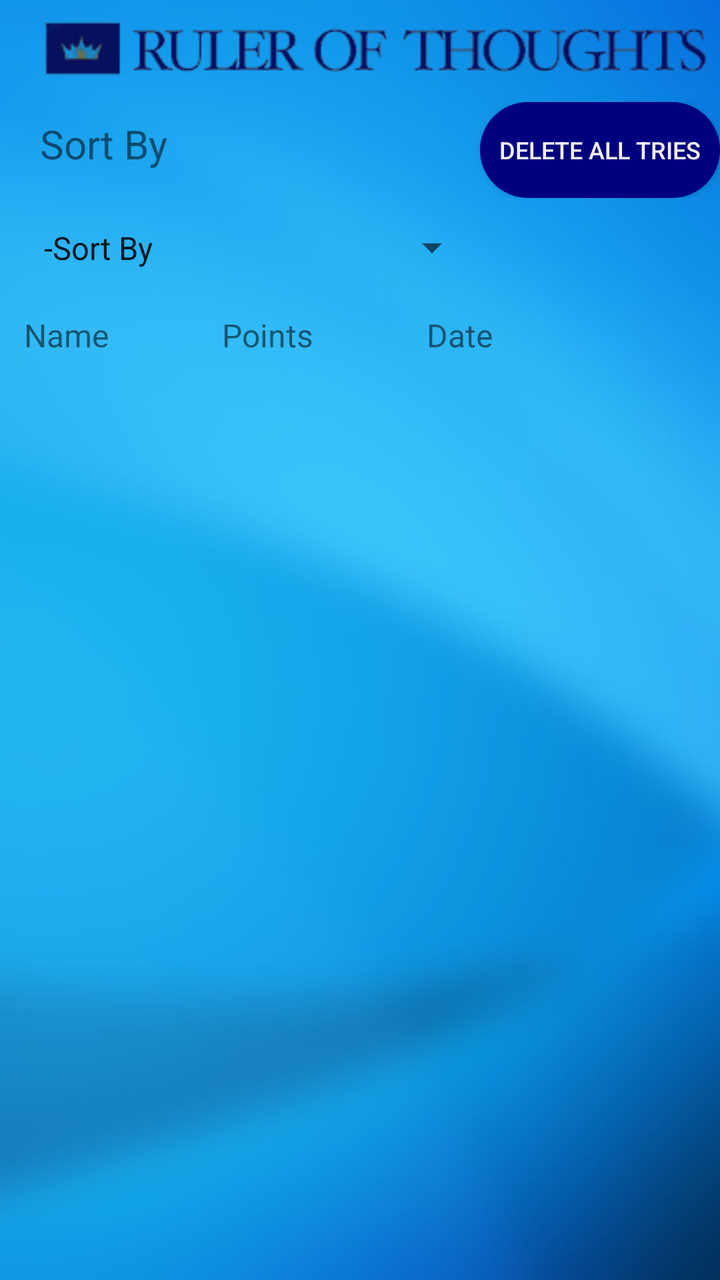
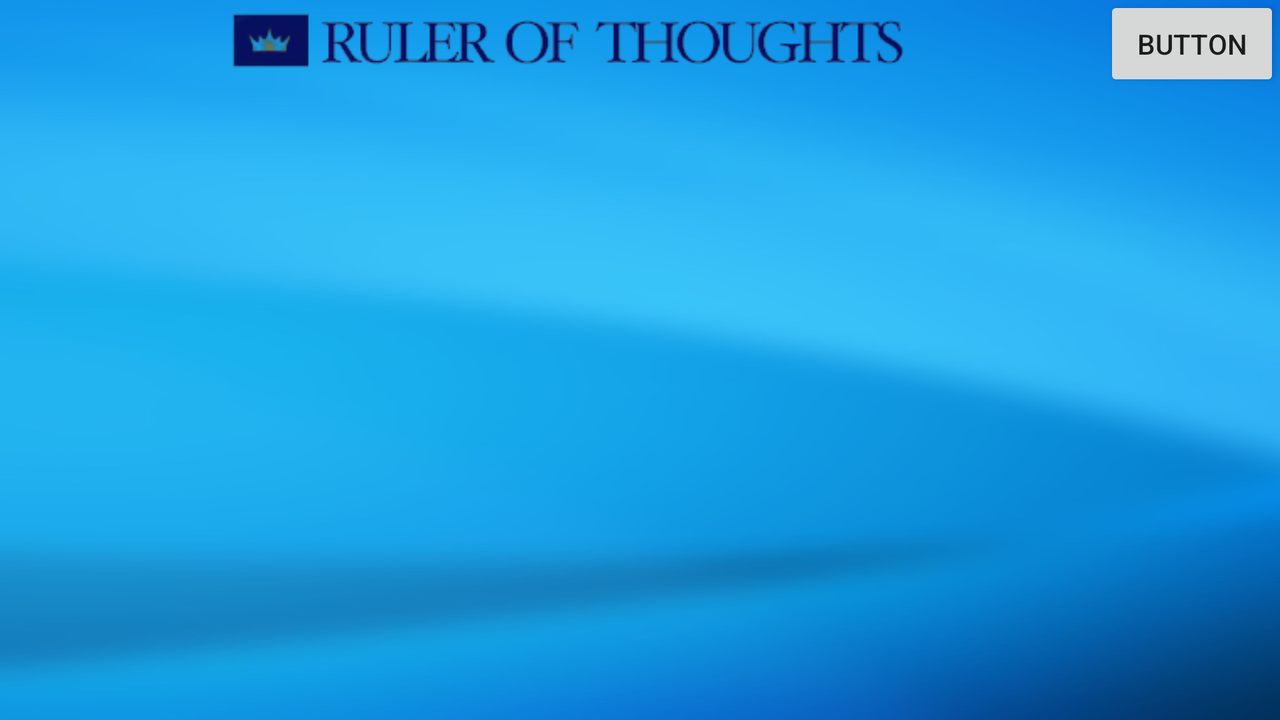

Two renders of one Android screen. The first uses the default layout on a phone; the second uses the alternative layout the repository ships for a different screen configuration, on a matching device. The two XML files are below.
<!-- AndroidManifest.xml: application theme Theme.MasterMinds -->
<!-- res/layout/statistics.xml -->
<?xml version="1.0" encoding="utf-8"?>
<androidx.constraintlayout.widget.ConstraintLayout xmlns:android="http://schemas.android.com/apk/res/android"
    xmlns:app="http://schemas.android.com/apk/res-auto"
    xmlns:tools="http://schemas.android.com/tools"
    android:layout_width="match_parent"
    android:layout_height="match_parent"
    android:background="@drawable/background">




    <ImageView
        android:id="@+id/imageView2"
        android:layout_width="wrap_content"
        android:layout_height="wrap_content"
        app:layout_constraintEnd_toEndOf="parent"
        app:layout_constraintHorizontal_bias="0.0"
        app:layout_constraintStart_toStartOf="parent"
        app:layout_constraintTop_toTopOf="parent"
        app:srcCompat="@drawable/__removebg_preview" />

    <androidx.recyclerview.widget.RecyclerView
        android:id="@+id/effortsRecycler"
        android:layout_width="0dp"
        android:layout_height="0dp"
        android:layout_marginTop="8dp"
        app:layout_constraintBottom_toBottomOf="parent"
        app:layout_constraintEnd_toEndOf="parent"
        app:layout_constraintHorizontal_bias="1.0"
        app:layout_constraintStart_toStartOf="parent"
        app:layout_constraintTop_toBottomOf="@+id/stats_names" />

    <LinearLayout
        android:id="@+id/linearLayout"
        android:layout_width="0dp"
        android:layout_height="wrap_content"
        android:orientation="horizontal"
        android:weightSum="3"
        app:layout_constraintEnd_toEndOf="parent"
        app:layout_constraintStart_toStartOf="parent"
        app:layout_constraintTop_toBottomOf="@+id/imageView2">

        <TextView
            android:id="@+id/sortby"
            android:layout_width="0dp"
            android:layout_height="wrap_content"
            android:layout_weight="2"


            android:text="    Sort By"
            android:textSize="20sp" />

        <Button
            android:id="@+id/delete_button"
            android:layout_width="0dp"
            android:layout_height="wrap_content"
            android:layout_weight="1"

            android:background="@drawable/bg"
            android:onClick="delete"
            android:text="DELETE ALL TRIES"
            android:textColor="#F3EFEF"
            android:textSize="12sp" />
    </LinearLayout>

    <LinearLayout
        android:id="@+id/linearr"
        android:layout_width="0dp"
        android:layout_height="wrap_content"
        android:orientation="horizontal"
        android:weightSum="3"
        app:layout_constraintEnd_toEndOf="parent"
        app:layout_constraintStart_toStartOf="parent"
        app:layout_constraintTop_toBottomOf="@+id/linearLayout">

        <Spinner
            android:id="@+id/sort_type"
            android:layout_width="0dp"
            android:layout_height="wrap_content"
            android:layout_weight="2"
            android:entries="@array/sort_type"
            android:padding="14dp"
            android:text="Button" />


    </LinearLayout>

    <LinearLayout
        android:id="@+id/stats_names"
        android:layout_width="0dp"
        android:layout_height="wrap_content"
        android:layout_marginTop="8dp"
        android:orientation="horizontal"
        android:weightSum="4"
        app:layout_constraintEnd_toEndOf="parent"
        app:layout_constraintStart_toStartOf="parent"
        app:layout_constraintTop_toBottomOf="@+id/linearr">

        <TextView
            android:id="@+id/name_tag"
            android:layout_width="wrap_content"
            android:layout_height="wrap_content"
            android:layout_weight="1"
            android:text="   Name"
            android:textSize="16sp">

        </TextView>

        <TextView
            android:id="@+id/points_tag"
            android:layout_width="wrap_content"
            android:layout_height="wrap_content"
            android:layout_weight="1"
            android:text="Points"
            android:textSize="16sp">

        </TextView>

        <TextView
            android:id="@+id/date_tag"
            android:layout_width="wrap_content"
            android:layout_height="wrap_content"
            android:layout_weight="1"
            android:text="Date"
            android:textSize="16sp">

        </TextView>
    </LinearLayout>


</androidx.constraintlayout.widget.ConstraintLayout>
<!-- resources referenced by this layout -->
<resources>
  <string-array name="sort_type">
          <item>-Sort By</item>
          <item>-Names A-Z</item>
          <item>-Names Z-A</item>
          <item>-Most points</item>
          <item>-Newest</item>
          <item>-Oldest</item>
      </string-array>
  <!-- drawable __removebg_preview: png bitmap (drawable, 15146 bytes) -->
  <!-- drawable background: jpg bitmap (drawable, 39372 bytes) -->
  <!-- drawable bg (drawable) -->
  <?xml version="1.0" encoding="utf-8"?>
  <shape android:shape="rectangle" xmlns:android="http://schemas.android.com/apk/res/android">
      <gradient
          android:startColor="#00007F"
          android:centerColor="#00007F"
          android:endColor="#00007F" />
      <corners android:radius="25sp" />
  </shape>
  <style name="Theme.MasterMinds" parent="Base.Theme.MasterMinds" />
  <style name="Base.Theme.MasterMinds" parent="Theme.AppCompat.DayNight.DarkActionBar">
          
          
      </style>
</resources>
<!-- res/layout-land/statistics.xml (the repository's variant of the layout above) -->
<!-- drawn on the phone turned sideways -->
<?xml version="1.0" encoding="utf-8"?>
<androidx.constraintlayout.widget.ConstraintLayout xmlns:android="http://schemas.android.com/apk/res/android"
    xmlns:app="http://schemas.android.com/apk/res-auto"
    xmlns:tools="http://schemas.android.com/tools"
    android:layout_width="match_parent"
    android:layout_height="match_parent"
    android:background="@drawable/background">

    <androidx.constraintlayout.widget.Guideline
        android:id="@+id/guideline2"
        android:layout_width="wrap_content"
        android:layout_height="wrap_content"
        android:orientation="horizontal"
        app:layout_constraintGuide_begin="43dp" />

    <ImageView
        android:id="@+id/imageView"
        android:layout_width="142dp"
        android:layout_height="122dp"
        android:layout_marginTop="4dp"
        app:layout_constraintBottom_toBottomOf="parent"
        app:layout_constraintEnd_toEndOf="parent"
        app:layout_constraintHorizontal_bias="0.498"
        app:layout_constraintStart_toStartOf="parent"
        app:layout_constraintTop_toTopOf="@+id/guideline2"
        app:layout_constraintVertical_bias="0.0"
        app:srcCompat="@drawable/blank_profile_picture_973460_1280" />

    <androidx.constraintlayout.widget.Guideline
        android:id="@+id/guideline5"
        android:layout_width="wrap_content"
        android:layout_height="wrap_content"
        android:orientation="horizontal"
        app:layout_constraintGuide_begin="169dp" />

    <androidx.constraintlayout.widget.Guideline
        android:id="@+id/guideline6"
        android:layout_width="wrap_content"
        android:layout_height="wrap_content"
        android:orientation="horizontal"
        app:layout_constraintGuide_begin="302dp" />

    <ImageView
        android:id="@+id/imageView4"
        android:layout_width="0dp"
        android:layout_height="0dp"
        app:layout_constraintBottom_toTopOf="@+id/guideline2"
        app:layout_constraintEnd_toStartOf="@+id/button7"
        app:layout_constraintHorizontal_bias="0.157"
        app:layout_constraintStart_toStartOf="parent"
        app:layout_constraintTop_toTopOf="parent"
        app:srcCompat="@drawable/__removebg_preview" />

    <Button
        android:id="@+id/button7"
        android:layout_width="wrap_content"
        android:layout_height="wrap_content"
        android:text="Button"
        app:layout_constraintBottom_toTopOf="@+id/guideline2"
        app:layout_constraintEnd_toEndOf="parent"
        app:layout_constraintTop_toTopOf="parent" />

</androidx.constraintlayout.widget.ConstraintLayout>
<!-- resources referenced by the variant -->
<!-- as the phone turned sideways resolves them -->
<resources>
  <!-- drawable __removebg_preview: png bitmap (drawable, 15146 bytes) -->
  <!-- drawable background: jpg bitmap (drawable, 39372 bytes) -->
  <style name="Theme.MasterMinds" parent="Base.Theme.MasterMinds" />
  <style name="Base.Theme.MasterMinds" parent="Theme.AppCompat.DayNight.DarkActionBar">
          
          
      </style>
</resources>
